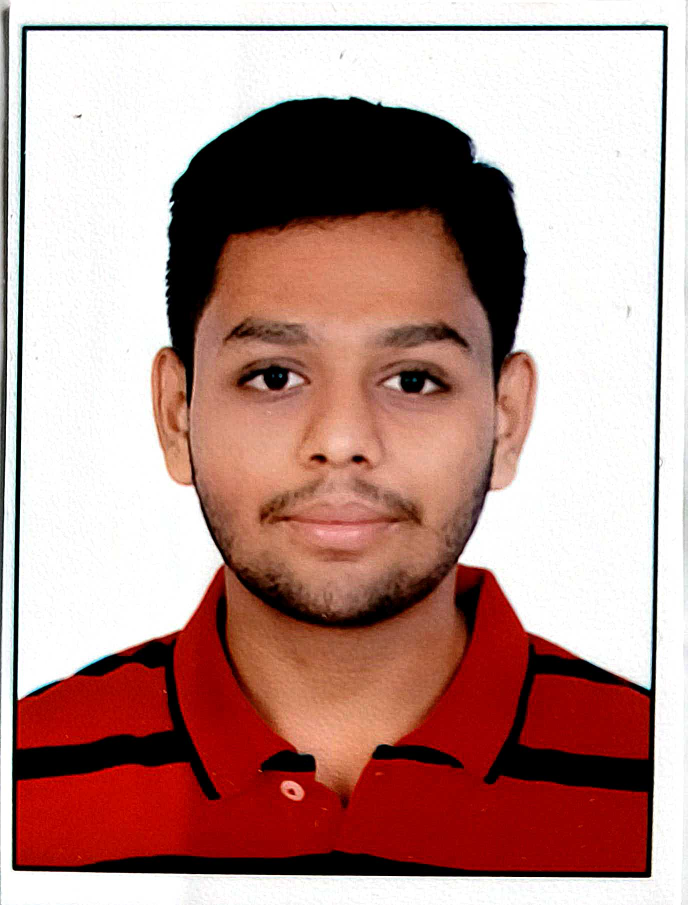
#> input picture backend/resources/006d5eb0-fbf4-4410-a109-1f7a0c2aa982.jpg, 1375 x 1810 px (shown at 1/2 size)
$ python -i fallback_detector.py   (imports and definitions only)
#> lines starting #> are read from the running program, lines starting #| are printed output that depends on the picture
# ============================================================
# FALLBACK DETECTOR — DO NOT MODIFY THIS FILE
# ============================================================
# This file controls how the fallback pass detects faces in video.
# It is intentionally isolated to prevent speed regressions.
#
# CRITICAL RULES FOR ANY FUTURE CODE CHANGES:
# 1. Do NOT change FALLBACK_DETECTOR_BACKEND from "opencv"
# 2. Do NOT add retry loops or multiple backend attempts
# 3. Do NOT change enforce_detection — it must stay False
# 4. Do NOT replace detect_face_fallback() with retinaface calls
# 5. Do NOT add preprocessing that slows down per-frame processing
# 6. The fallback pass must process each frame in under 50ms
# 7. Pass 1 (CCTV mode) uses retinaface — that is correct for Pass 1
#    Do NOT apply Pass 1 settings to the fallback pass
#
# SPEED TARGETS (must never be exceeded):
#   Per frame processing time: < 50ms
#   1m33s video (93 frames): < 2 minutes total
#   5 minute video: < 4 minutes total
#   15 minute video: < 10 minutes total
#
# If you need to improve fallback detection quality:
#   - Adjust MIN_FACE_SIZE or CONFIDENCE_THRESHOLD below
#   - Do NOT change the backend or add retry loops
# ============================================================

import cv2
import numpy as np
from deepface import DeepFace

# ── FALLBACK CONSTANTS ──────────────────────────────────────
# DO NOT CHANGE FALLBACK_DETECTOR_BACKEND
FALLBACK_DETECTOR_BACKEND = "opencv"   # fast: ~30ms vs retinaface ~400ms
FALLBACK_ENFORCE_DETECTION = False     # never raise on empty frames
FALLBACK_ALIGN = True                  # keep alignment for accuracy
FALLBACK_MODEL = "ArcFace"             # same model as Pass 1

# Confidence thresholds for fallback pass
FALLBACK_DISTANCE_THRESHOLD = 0.65    # cosine distance (relaxed)
FALLBACK_MIN_CONFIDENCE = 35          # percent (relaxed)

# Frame sampling intervals for fallback pass (seconds)
# Denser than Pass 1 to maximize detection chances
FALLBACK_INTERVAL_SHORT = 1           # videos under 90 seconds
FALLBACK_INTERVAL_MEDIUM = 2          # 90s to 5 minutes
FALLBACK_INTERVAL_LONG = 4            # 5 to 10 minutes
FALLBACK_INTERVAL_VLONG = 6           # 10 to 15 minutes
FALLBACK_INTERVAL_MAX = 10            # over 15 minutes

# Face quality minimums for fallback (relaxed vs Pass 1)
FALLBACK_MIN_FACE_SIZE = 8            # pixels (Pass 1 uses 15)
FALLBACK_MIN_EMBEDDING_NORM = 0.3     # (Pass 1 uses 1.0)
FALLBACK_MIN_UPSCALE_SIZE = 80        # upscale faces smaller than this
# ────────────────────────────────────────────────────────────


# [105 lines left out: functions get_fallback_frame_interval, has_face_loose, upscale_if_small, detect_face_fallback, not called in this run]


def apply_clahe(img_rgb: np.ndarray) -> np.ndarray:
    """
    Gentle contrast enhancement for dark/low-quality frames.
    Only enhances brightness — does NOT crop or resize.
    Returns original image if enhancement fails.
    """
    try:
        lab = cv2.cvtColor(img_rgb, cv2.COLOR_RGB2LAB)
#> lab: shape (1810, 1375, 3); mean of channels 0, 1, 2 163.1, 142, 140.8
        l, a, b = cv2.split(lab)
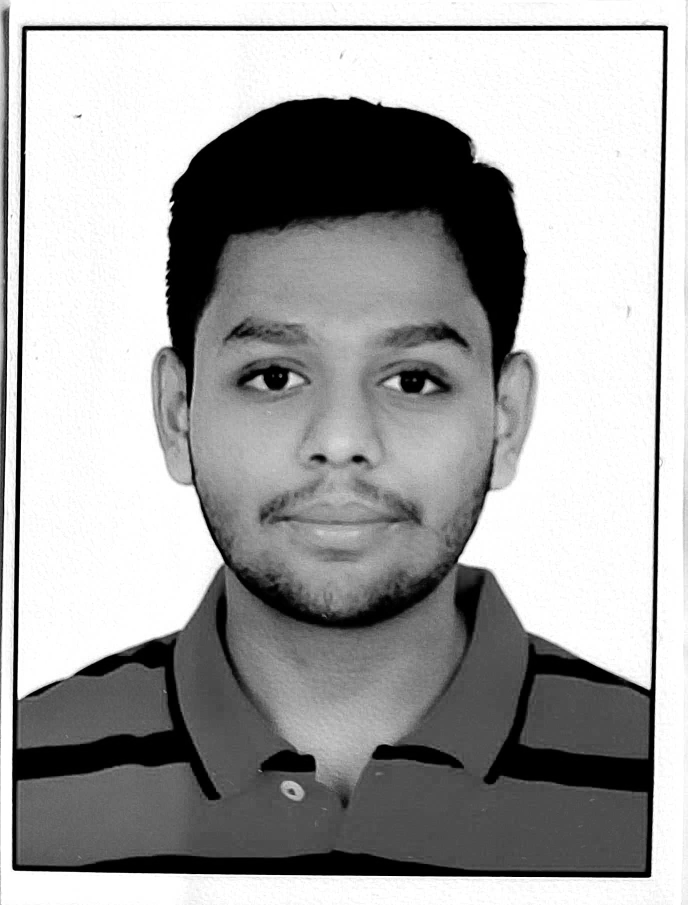
#> l: shape (1810, 1375) (shown at 1/2 size); min 0, max 255, mean 163.1
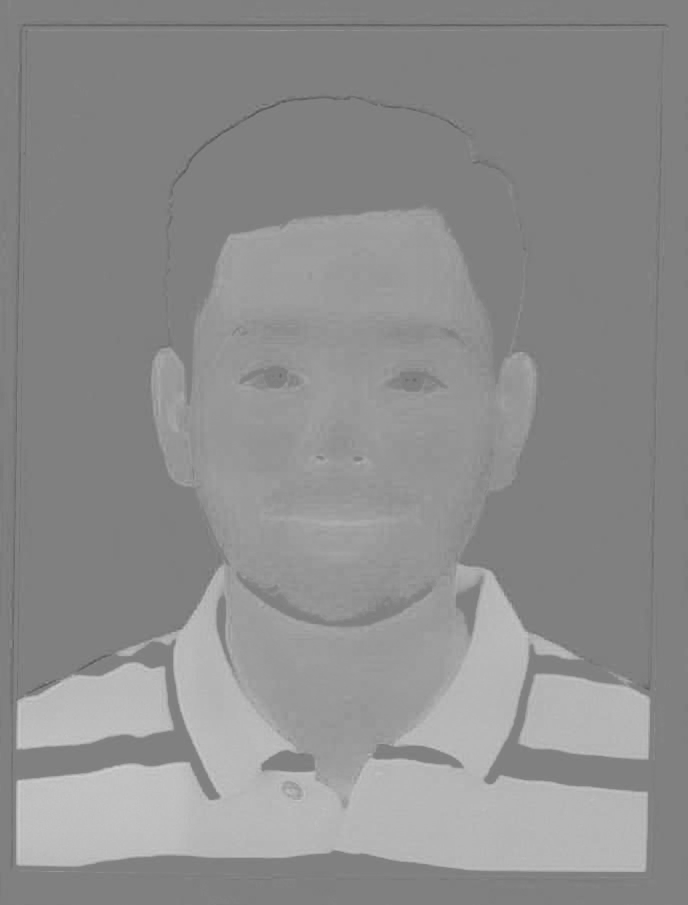
#> a: shape (1810, 1375) (shown at 1/2 size); min 82, max 207, mean 142
        clahe = cv2.createCLAHE(clipLimit=2.0, tileGridSize=(8, 8))
        lab_enhanced = cv2.merge([clahe.apply(l), a, b])
#> lab_enhanced: shape (1810, 1375, 3); mean of channels 0, 1, 2 164.4, 142, 140.8
        return cv2.cvtColor(lab_enhanced, cv2.COLOR_LAB2RGB)
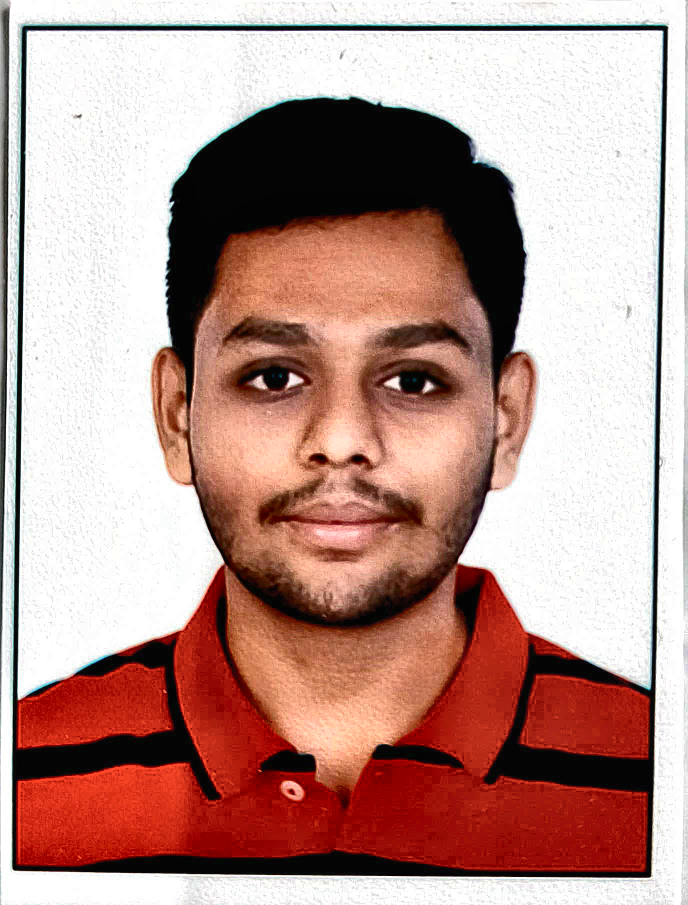
#> returned value: shape (1810, 1375, 3) (shown at 1/2 size); mean R, G, B 185.5, 147.9, 140.5
    except Exception:
        return img_rgb

>>> import cv2
>>> picture = cv2.cvtColor(cv2.imread('../../resources/006d5eb0-fbf4-4410-a109-1f7a0c2aa982.jpg'), cv2.COLOR_BGR2RGB)
>>> result = apply_clahe(picture)
